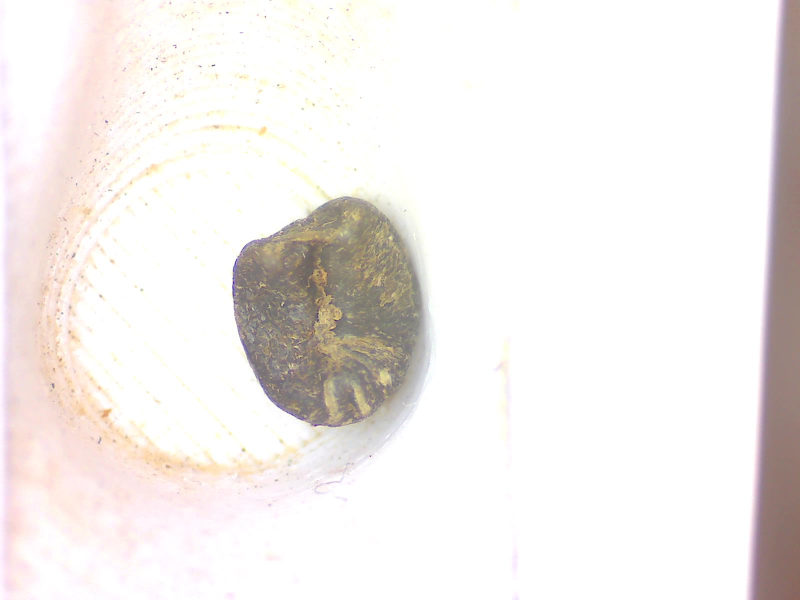
#> input picture datasets/test1_4/black/Image 2018_10_13_131226.855.jpg, 1600 x 1200 px (shown at 1/2 size); its folder holds only this picture in this run
$ jupyter execute --allow-errors T_SNE.ipynb   (shell and % lines are left out)   (older library calls are emulated)
#> lines starting #> are read from the running program, lines starting #| are printed output that depends on the picture
[cell 1]
# That's an impressive list of imports.
import numpy as np
from scipy.spatial.distance import squareform

# We import sklearn.
from sklearn.manifold import TSNE
from sklearn.preprocessing import StandardScaler
# Random state.
RS = 20181026

# We'll use matplotlib for graphics.
import matplotlib.pyplot as plt
import matplotlib.patheffects as PathEffects
from matplotlib import animation
from matplotlib.pylab import rcParams
from mpl_toolkits.mplot3d import Axes3D
# rcParams['figure.figsize'] = 8, 8
# rcParams['xtick.color'] = 'w'
# rcParams['ytick.color'] = 'w'
# rcParams['axes.labelcolor'] = 'w'

# We import seaborn to make nice plots.
import seaborn as sns
sns.set_style('darkgrid')
sns.set_palette('muted')
sns.set_context("notebook", font_scale=1.5,
                rc={"lines.linewidth": 2.5})
import cv2
import glob

[cell 2]
# categorie =['abnormal','normal']
categorie =['black','broken','fungus','insect','normal']
image_size_shape=(224, 224)

def load_data(path):
    x_train = []
    y_train = []
    images = glob.glob(path+"/**/*")

    for i,photo in enumerate(images):
        tr_x = cv2.imread(photo)
        tr_x=tr_x[:,:,::-1]
        tr_x = cv2.resize(tr_x, image_size_shape)
        label = (photo.split("/"))[2]
        label_place = categorie.index(label)
        x_train.append(tr_x)
        y_train.append(label_place)

    return np.array(x_train), y_train

trainImages, y_Lable = load_data('datasets/train1_4')

[cell 3]
num_class = 2
n_components = 3
print(trainImages.shape)
#> (the rest of this cell did not finish here and is left out)

#> (a cell that did not finish here is left out)

[cell 5]
# [25 lines left out: function scatter, not called in this run]

[cell 6]
if n_components == 2:
    scatter(digits_proj, np.array(y_Lable))

[cell 7]
# [29 lines left out: function show3D, not called in this run]

#> (the rest of this cell did not finish here and is left out)

[cell 8]
from sklearn.decomposition import PCA
#> (the rest of this cell did not finish here and is left out)

#> (a cell that did not finish here is left out)

#> (a cell that did not finish here is left out)

[cell 11]
testImages, y_Lable = load_data('datasets/test1_4')
#> call 2 of load_data, with path = 'datasets/test1_4'
#> in load_data, tr_x is the input picture: shape (1200, 1600, 3); mean B, G, R 234.9, 237.2, 241.8
#> in load_data (call 2), `tr_x = cv2.resize(tr_x, image_size_shape)`:
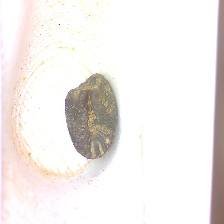
#> tr_x: shape (224, 224, 3); mean R, G, B 241.7, 237.2, 234.9
#> y_Lable = [0]
plt.imshow(testImages[0], cmap='gray')
test=testImages[:,:,:,0].reshape(-1,224*224)
print(np.array(y_Lable).shape)
#| (1,)
test.shape
#> Out = (1, 50176)


$ run again, on datasets/test1_4/black/Image 2018_10_13_131413.081.jpg
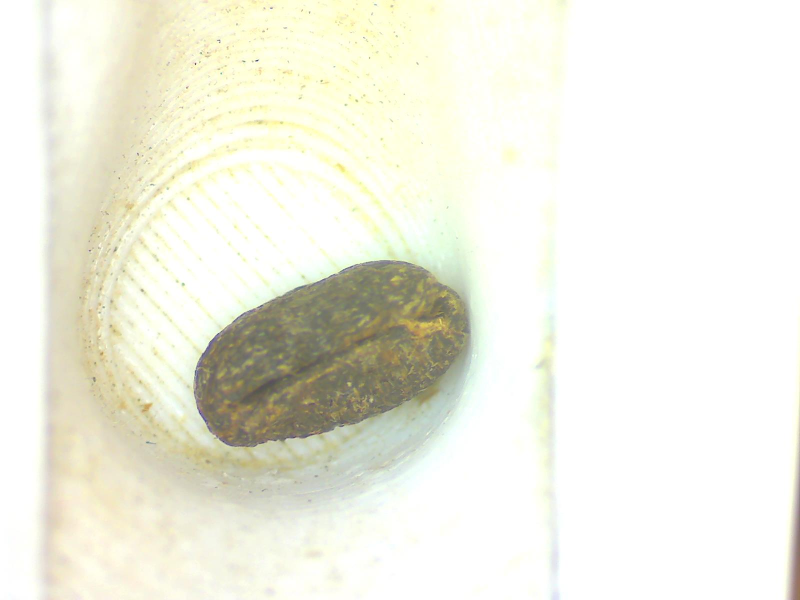
#> input picture datasets/test1_4/black/Image 2018_10_13_131413.081.jpg, 1600 x 1200 px (shown at 1/2 size)
#> in load_data, tr_x is the input picture: shape (1200, 1600, 3); mean B, G, R 225.7, 238.7, 239
#> in load_data (call 2), `tr_x = cv2.resize(tr_x, image_size_shape)`:
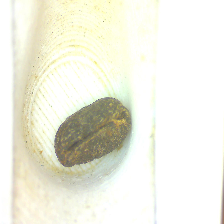
#> tr_x: shape (224, 224, 3); mean R, G, B 238.9, 238.7, 225.6
#> y_Lable = [0]
#| (1,)

$ run again, on datasets/test1_4/black/Image 2018_10_13_131529.782.jpg
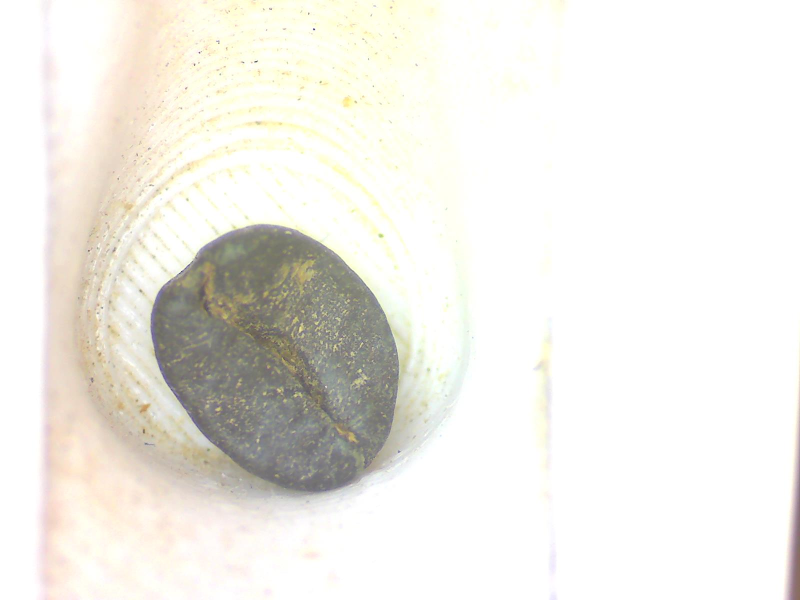
#> input picture datasets/test1_4/black/Image 2018_10_13_131529.782.jpg, 1600 x 1200 px (shown at 1/2 size)
#> in load_data, tr_x is the input picture: shape (1200, 1600, 3); mean B, G, R 230.1, 236.4, 238.6
#> in load_data (call 2), `tr_x = cv2.resize(tr_x, image_size_shape)`:
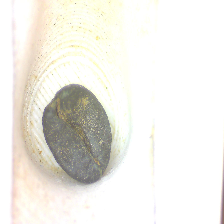
#> tr_x: shape (224, 224, 3); mean R, G, B 238.5, 236.4, 230
#> y_Lable = [0]
#| (1,)

$ run again, on datasets/test1_4/black/Image 2018_10_13_133433.835.jpg
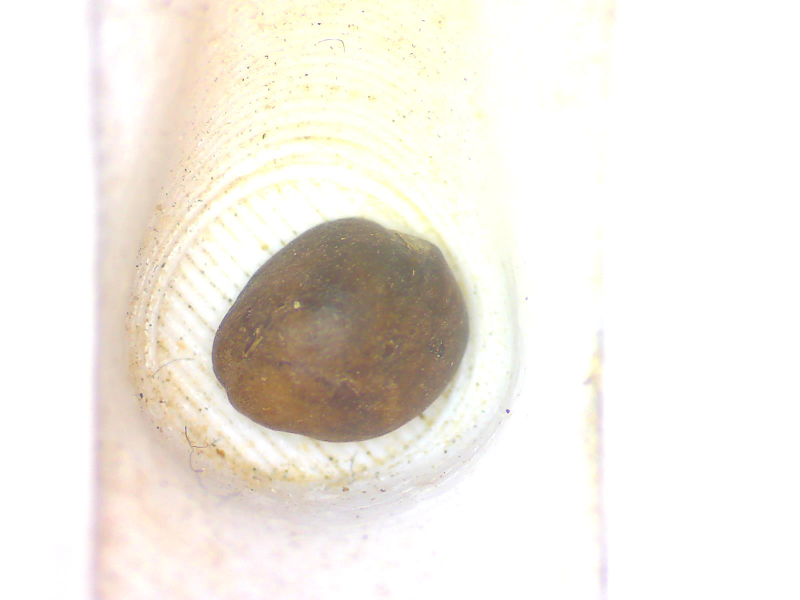
#> input picture datasets/test1_4/black/Image 2018_10_13_133433.835.jpg, 1600 x 1200 px (shown at 1/2 size)
#> in load_data, tr_x is the input picture: shape (1200, 1600, 3); mean B, G, R 228.1, 235.9, 240.8
#> in load_data (call 2), `tr_x = cv2.resize(tr_x, image_size_shape)`:
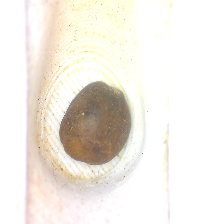
#> tr_x: shape (224, 224, 3); mean R, G, B 240.8, 235.8, 228
#> y_Lable = [0]
#| (1,)

$ run again, on datasets/test1_4/black/Image 2018_10_13_131304.889.jpg
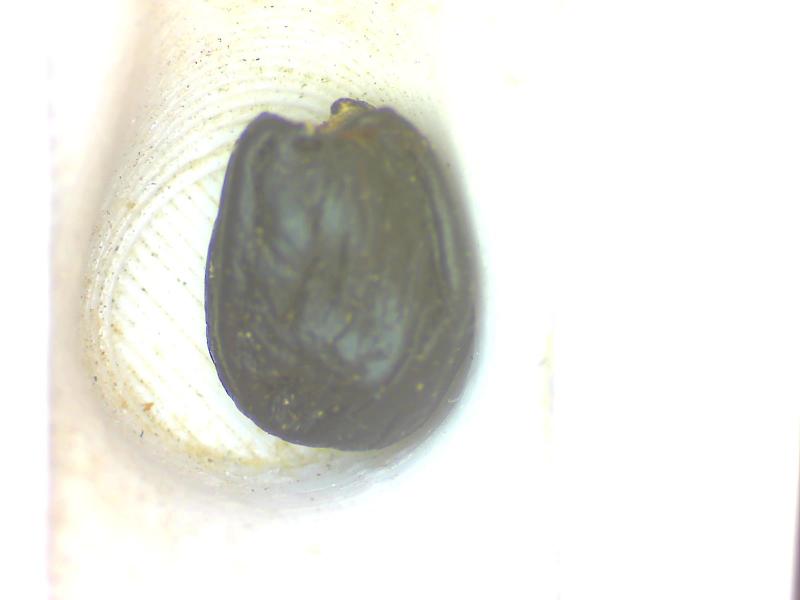
#> input picture datasets/test1_4/black/Image 2018_10_13_131304.889.jpg, 1600 x 1200 px (shown at 1/2 size)
#> in load_data, tr_x is the input picture: shape (1200, 1600, 3); mean B, G, R 223, 228.5, 228.7
#> in load_data (call 2), `tr_x = cv2.resize(tr_x, image_size_shape)`:
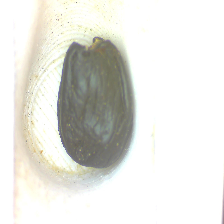
#> tr_x: shape (224, 224, 3); mean R, G, B 228.7, 228.5, 222.9
#> y_Lable = [0]
#| (1,)
